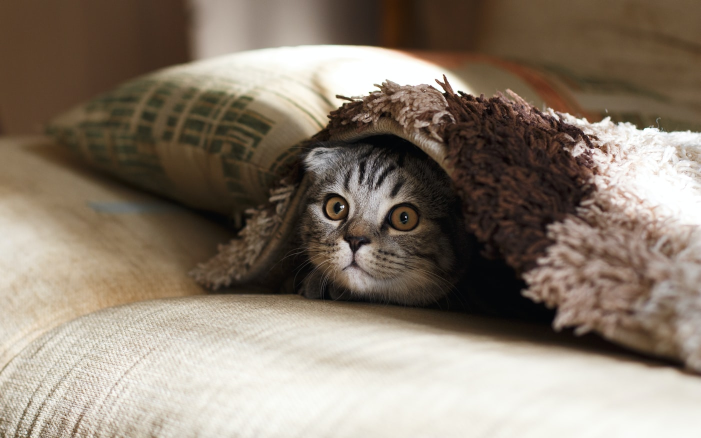
#> input picture Scripts/data/img/cat.jpg, 1401 x 876 px (shown at 1/2 size); its folder holds 4 pictures in this run
$ python Calibrate.py
#> lines starting #> are read from the running program, lines starting #| are printed output that depends on the picture; after the words box and inside, x2 and y2 are one past the last pixel; in counts of white or black regions, pixels touching at a corner belong together
import cv2
import numpy as np
import os
import glob

if __name__ == "__main__":
    # Определение размеров шахматной доски
    CHECKERBOARD = (9, 9)
    criteria = (cv2.TERM_CRITERIA_EPS + cv2.TERM_CRITERIA_MAX_ITER, 30, 0.001)

    # Создание вектора для хранения векторов трехмерных точек для каждого изображения шахматной доски
    objpoints = []
    # Создание вектора для хранения векторов 2D точек для каждого изображения шахматной доски
    imgpoints = []

    # Определение мировых координат для 3D точек
    objp = np.zeros((1, CHECKERBOARD[0] * CHECKERBOARD[1], 3), np.float32)
    objp[0, :, :2] = np.mgrid[0:CHECKERBOARD[0], 0:CHECKERBOARD[1]].T.reshape(-1, 2)
    prev_img_shape = None

    # Извлечение пути отдельного изображения, хранящегося в данном каталоге
    images = glob.glob('data/img/*.jpg')
    for fname in images:
        img = cv2.imread(fname)
#> img is the input picture: shape (876, 1401, 3); mean B, G, R 111.3, 125.4, 138.1
        gray = cv2.cvtColor(img, cv2.COLOR_BGR2GRAY)
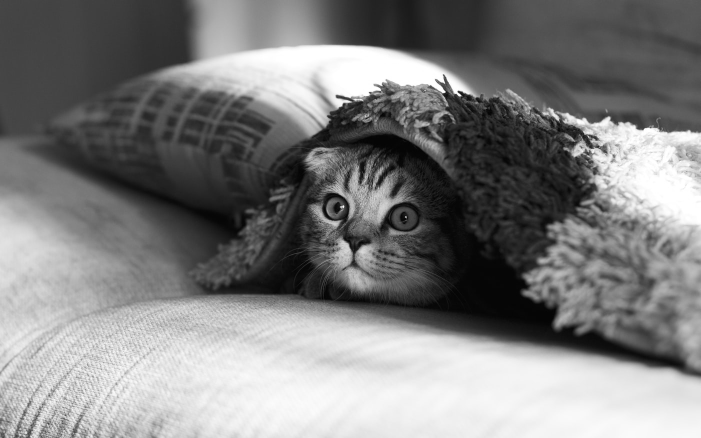
#> gray: shape (876, 1401) (shown at 1/2 size); min 0, max 255, mean 127.6
        # Найти углы шахматной доски
        # Если на изображении найдено нужное количество углов, тогда ret = true
        ret, corners = cv2.findChessboardCorners(gray, CHECKERBOARD,
                                                 cv2.CALIB_CB_ADAPTIVE_THRESH + cv2.CALIB_CB_FAST_CHECK + cv2.CALIB_CB_NORMALIZE_IMAGE)
#> ret = False; corners = None

        """
        Если желаемый номер угла обнаружен,
        уточняем координаты пикселей и отображаем
        их на изображениях шахматной доски
        """
        if ret == True:
            objpoints.append(objp)
            # уточнение координат пикселей для заданных 2d точек.
            corners2 = cv2.cornerSubPix(gray, corners, (11, 11), (-1, -1), criteria)

            imgpoints.append(corners2)

            # Нарисовать и отобразить углы
            img = cv2.drawChessboardCorners(img, CHECKERBOARD, corners2, ret)

        cv2.imshow('img', img)
        cv2.waitKey(0)
#> pass 2 of the loop `for fname in images:`:
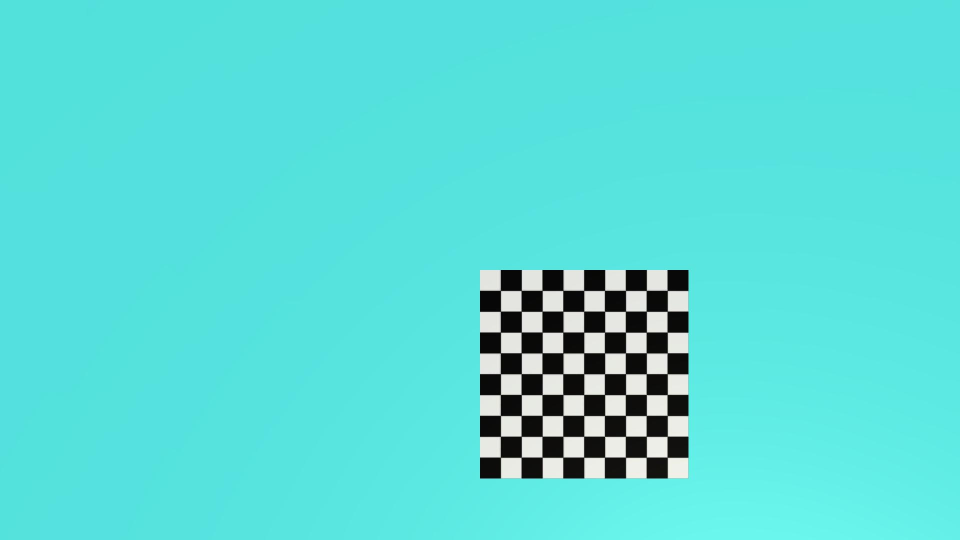
#> input picture Scripts/data/img/snap_1920x1080_21-05-20_22-19-54.jpg, 1920 x 1080 px (shown at 1/2 size)
#> img is the input picture: shape (1080, 1920, 3); mean B, G, R 214.2, 218.9, 89.9
#> `gray = cv2.cvtColor(img, cv2.COLOR_BGR2GRAY)`:
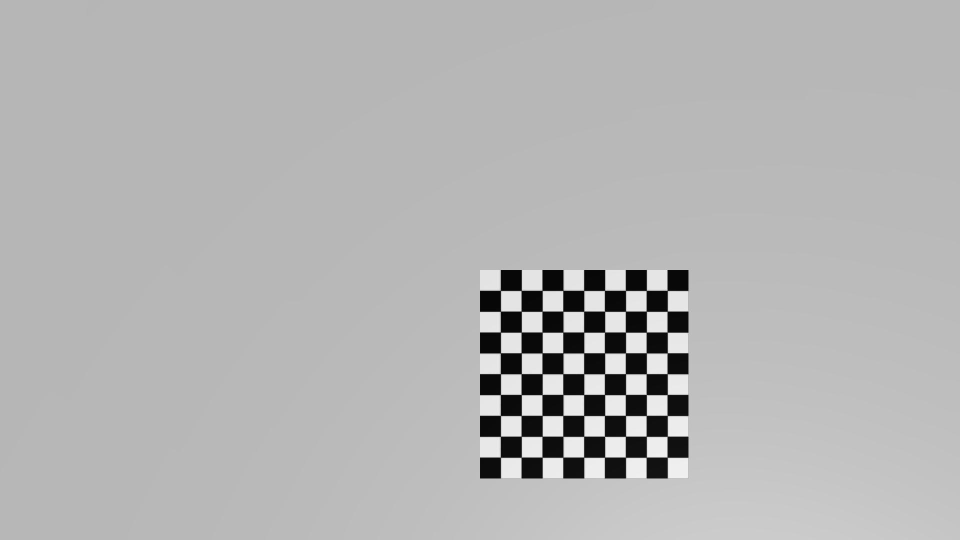
#> gray: shape (1080, 1920) (shown at 1/2 size); min 0, max 252, mean 179.8
#> ret = True; corners = 81 rows, first 8: [1001.3, 581.3], [1042.7, 581.4], [1084.7, 581.4], [1126.3, 581.3], [1168, 581.3], [1209.6, 581.3], [1251.6, 581.5], [1292.8, 581.4]
#> corners2 = 81 rows, first 8: [1001.3, 581.3], [1042.8, 581.3], [1084.7, 581.3], [1126.3, 581.3], [1168, 581.3], [1209.6, 581.3], [1251.5, 581.3], [1292.9, 581.3]
#> `img = cv2.drawChessboardCorners(img, CHECKERBOARD, corners2, ret)`:
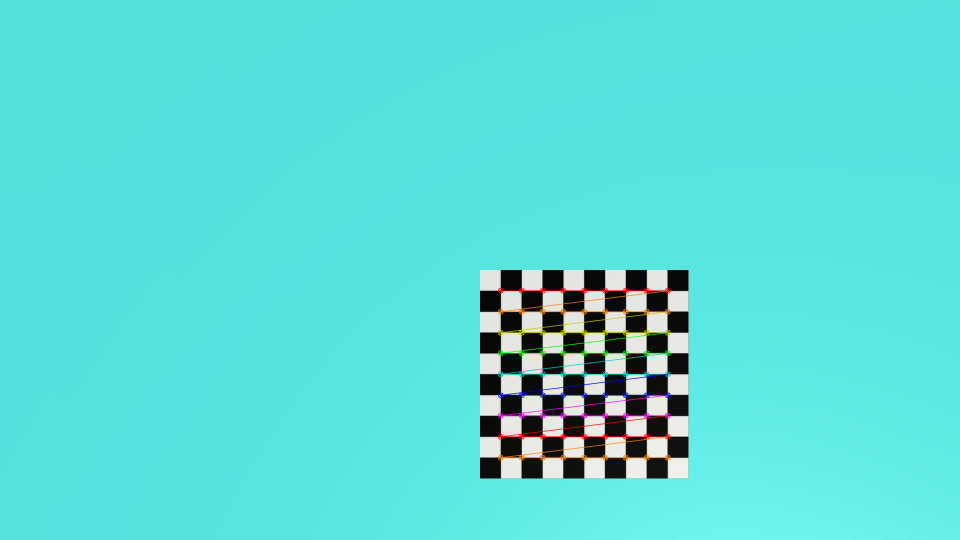
#> img: shape (1080, 1920, 3) (shown at 1/2 size); 1.12% of pixels changed, all inside (x1, y1, x2, y2) = (995, 575, 1342, 922)
#> pass 3 of the loop `for fname in images:`:
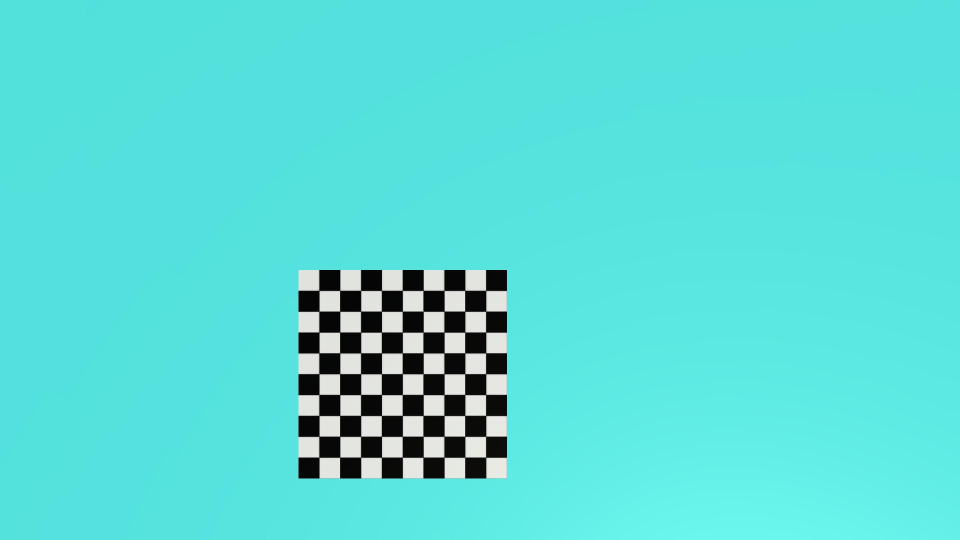
#> input picture Scripts/data/img/snap_1920x1080_21-05-20_22-21-18.jpg, 1920 x 1080 px (shown at 1/2 size)
#> img is the input picture: shape (1080, 1920, 3); mean B, G, R 214.2, 218.9, 89.9
#> `gray = cv2.cvtColor(img, cv2.COLOR_BGR2GRAY)`:
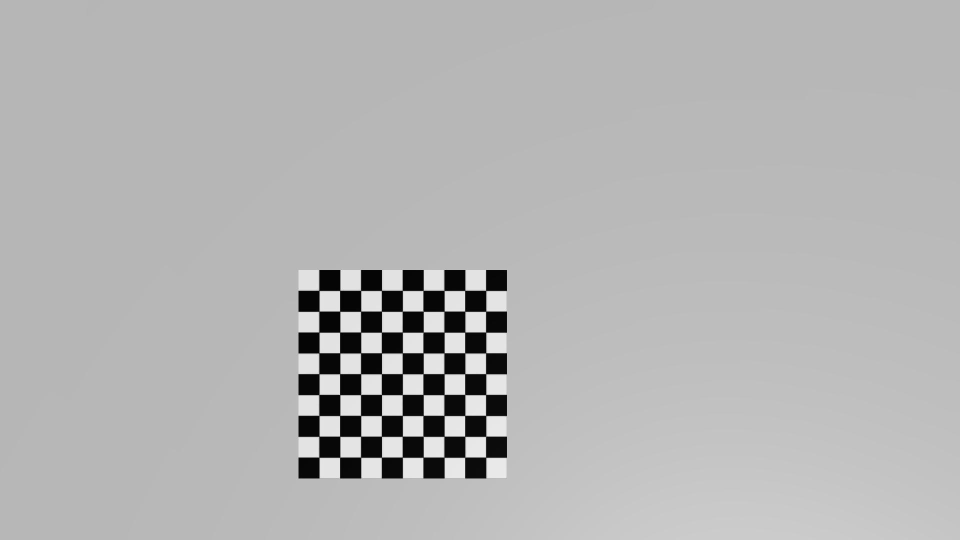
#> gray: shape (1080, 1920) (shown at 1/2 size); min 0, max 246, mean 179.8
#> corners = 81 rows, first 8: [638.4, 581.4], [679.7, 581.4], [721.8, 581.4], [763.3, 581.3], [805.1, 581.3], [846.6, 581.2], [888.6, 581.5], [929.9, 581.3]
#> corners2 = 81 rows, first 8: [638.4, 581.3], [679.9, 581.3], [721.7, 581.3], [763.4, 581.3], [805.1, 581.3], [846.6, 581.3], [888.5, 581.3], [930, 581.3]
#> `img = cv2.drawChessboardCorners(img, CHECKERBOARD, corners2, ret)`:
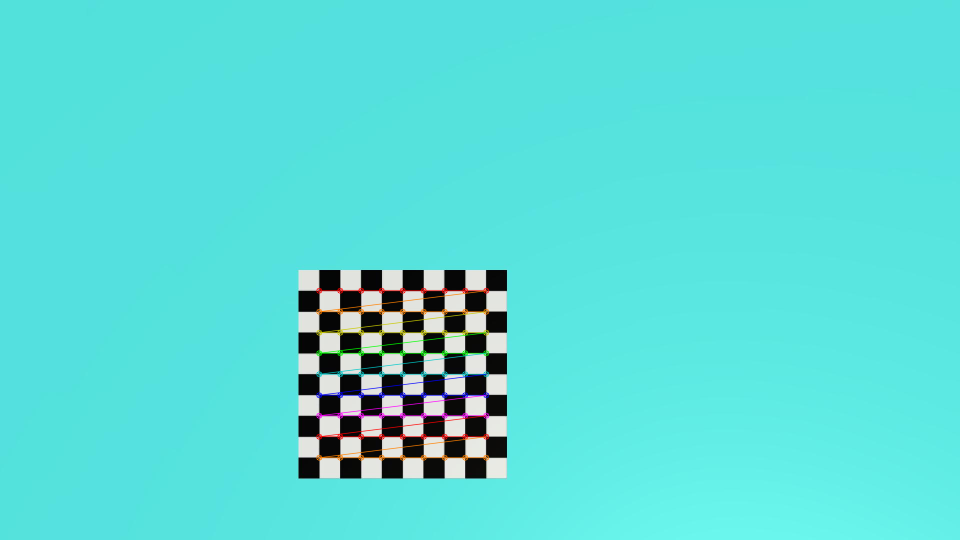
#> img: shape (1080, 1920, 3) (shown at 1/2 size); 1.12% of pixels changed, all inside (x1, y1, x2, y2) = (632, 575, 979, 922)
#> the loop made 4 passes; the first 3 are shown

    cv2.destroyAllWindows()

    h, w = img.shape[:2]
#> h = 1080; w = 1920

    """
    Выполнение калибровки камеры с помощью
    Передача значения известных трехмерных точек (объектов)
    и соответствующие пиксельные координаты
    обнаруженные углы (imgpoints)
    """
    ret, mtx, dist, rvecs, tvecs = cv2.calibrateCamera(objpoints, imgpoints, gray.shape[::-1], None, None)

    print("Camera matrix : \n")
    print(mtx)
    print("dist : \n")
    print(dist)
    print("rvecs : \n")
    print(rvecs)
    print("tvecs : \n")
    print(tvecs)
